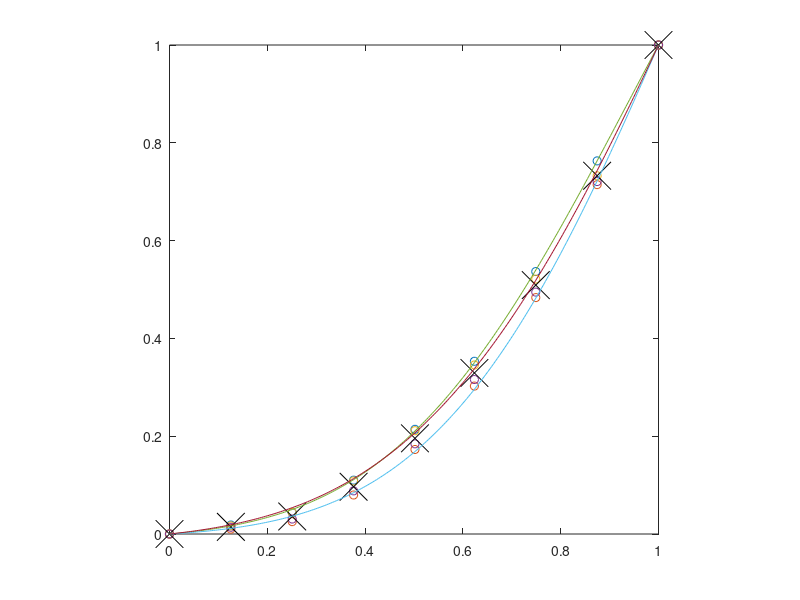
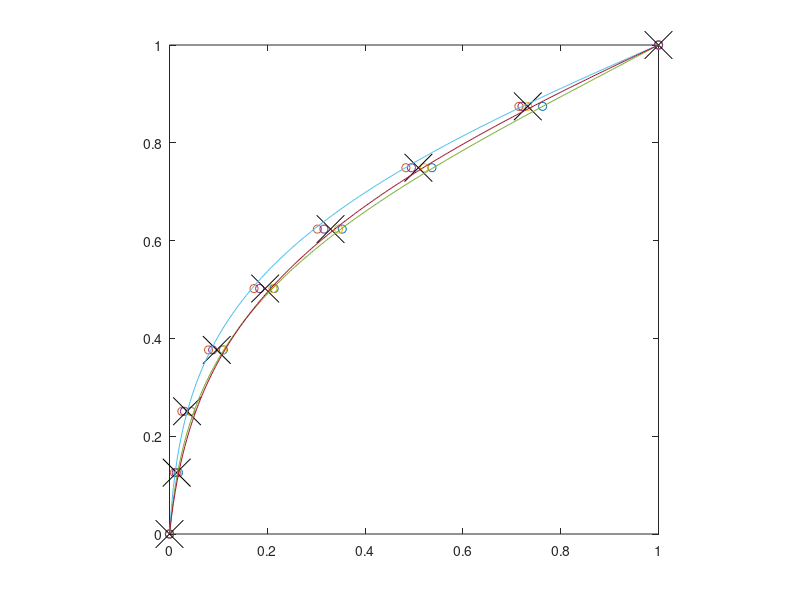

Write MATLAB code to recreate these figures, in order.
function process_scanner;% calibration taken on PR650 luminometer, 01/Dec/2010, for new long cablex = fliplr([255 223 191 159 128 96 64 32 0])'./255;yi = [0.02    0.02      0.02     0.02;...      0.26    0.48      0.14     0.95;...      0.59    1.18      0.34     2.09;...      1.46    3.68      0.81     5.99;...      2.82    7.95      1.56     12.5;...      4.64    13.9      2.54     21.4;...        7.04    22.2      3.82     33.5;...      10      32.8      5.36     48.8;...      13.1    45.9      7.31     67.7];        %old settings [289 307 315 303;...%     503 1650 330 1860;...%     1190 6500 457 7070;...%     2680 15700 925 18100;...%     4840 29100 1710 35500;...%     6850 42400 2910 NaN;...%     9940 NaN 4320 NaN;...%     13400 NaN 6530 NaN;...%     19700 NaN 8930 NaN];% interp NaN assume similar curvesYint = yi;%Yint(:,[2 4])=0;% for n=[2 4]%     X = [yi(:,n) zeros(size(yi(:,1)))];%     Y = yi(:,2);%     B = pinv(X(3:9,:))*Y(2:9);%     Yint(:,2) = Yint(:,2)+(X*B)./2;%     %     X = [yi(:,n) zeros(size(yi(:,1)))];%     Y = yi(:,4);%     B = pinv(X(1:5,:))*Y(1:5);%     Yint(:,4) = Yint(:,4)+(X*B)./2;% end% replace only iffy valuesy = yi;%y(8:9,2) = Yint(8:9,2);y = y-mean(yi(1,:));y = y ./ (ones(size(y,1),1)*max(y));% precision = bitsbits = 8;ngamma = 2.^bits;% fitxint = linspace(0,1,ngamma)';for n=1:3,    p{n} = fminsearch(@(a) cumgaussfit(a,x,y(:,n)),[0.5 0.2]');    yint(:,n) = cumulativegaussian(xint,p{n}(1),p{n}(2));    yint(:,n)=yint(:,n)-min(yint(:,n));    yint(:,n)=yint(:,n)./max(yint(:,n));end% invertcmapMax = ngamma-1;gamma = zeros(cmapMax+1,3);precise = (0:0.01:cmapMax)'/cmapMax; for jj = 1:3	tmp = cumulativegaussian(precise,p{jj}(1),p{jj}(2));    tmp = tmp-min(tmp); tmp = tmp./max(tmp);	for ii=0:cmapMax;		[junk placetmp] = min(abs(ii/cmapMax-tmp));		gamma(ii+1,jj) = precise(placetmp);	endendgamma(gamma>1)=1;gamma(gamma<0)=0;% plot gammafigure(1);clf;X = [0:255]'./255;plot(x,y,'o');hold on;plot(x,mean(y,2),'kx','MarkerSize',20);hold on;plot(xint,yint);axis([0 1 0 1]);axis square;% plot inverted gammafigure(2);clf;plot(y,x,'o');hold on;plot(mean(y,2),x,'kx','MarkerSize',20);hold on;plot(xint,gamma);axis([0 1 0 1]);axis square;yint(yint>1)=1;yint(yint<0)=0;gammaTable = round(gamma.*cmapMax);gamma = gammaTable./(ngamma-1);save('gamma.mat','gamma','gammaTable');returnfunction [e]=cumgaussfit(p,x,y)f=cumulativegaussian(x,p(1),p(2));f=f-min(f);f=f./max(f);e=norm(y-f);returnfunction y = cumulativegaussian(x,mu,sigma)y = 0.5 * erfc( (mu - x) ./ (sigma * sqrt(2)));y(y<0) = 0;y(y>1) = 1;return